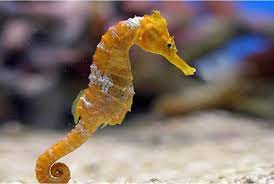
#> input picture PIL/Image_dir/image1.jpg, 274 x 184 px, found by its file name
$ python using_cprofiling.py
#> lines starting #> are read from the running program, lines starting #| are printed output that depends on the picture
from PIL import Image, ImageDraw, ImageFont, ImageEnhance
import matplotlib.pyplot as plt
import cProfile
import pstats
import snakeviz

def image_enhancment(image_path: str, enhancement_rate: float):
    """Enhancement of image"""
#> called with enhancement_rate = 2

    plt.figure(figsize=(10, 10))
    im = Image.open(image_path)
#> im is the input picture: PIL image 274x184 RGB; mean R, G, B 130.3, 114.9, 105.3
    image_color_enhan = im.copy()
    image_enhan1 = ImageEnhance.Color(image_color_enhan).enhance(enhancement_rate)  # 1.0 is default value
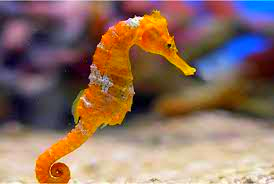
#> image_enhan1: PIL image 274x184 RGB; mean R, G, B 142.1, 111.4, 97
    image_enhan2 = ImageEnhance.Contrast(image_color_enhan).enhance(enhancement_rate)  # 1.0 is default value
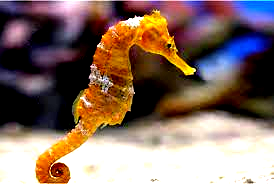
#> image_enhan2: PIL image 274x184 RGB; mean R, G, B 133.9, 110.5, 101.3
    image_enhan3 = ImageEnhance.Brightness(image_color_enhan).enhance(enhancement_rate)  # 1.0 is default value
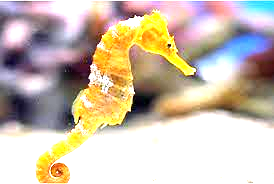
#> image_enhan3: PIL image 274x184 RGB; mean R, G, B 204.5, 190.1, 174.3
    image_enhan4 = ImageEnhance.Sharpness(image_color_enhan).enhance(enhancement_rate)  # 1.0 is default value
    plt.subplot(2, 2, 1)
    plt.imshow(image_enhan1)
    plt.title("Color")
    plt.subplot(2, 2, 2)
    plt.imshow(image_enhan2)
    plt.title("Contrast")
    plt.subplot(2, 2, 3)
    plt.imshow(image_enhan3)
    plt.title("Brightness")
    plt.subplot(2, 2, 4)
    plt.imshow(image_enhan4)
    plt.title("Sharpness")
    plt.show()
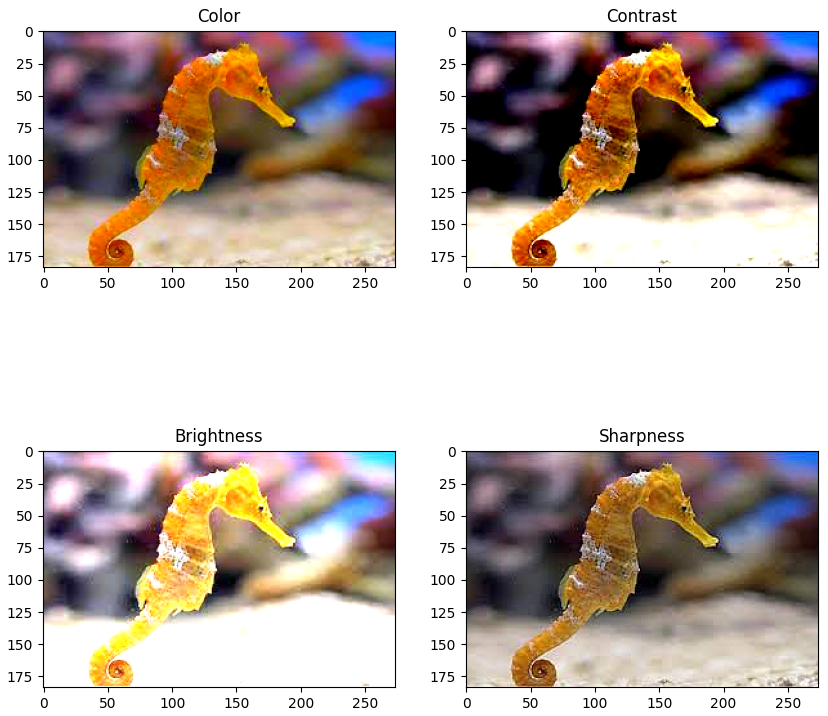
#> figure drawn by matplotlib, 4 panels

if __name__ == '__main__':
    with cProfile.Profile() as pr:
        image_enhancment(r'C:\Users\liran\git\Python_pack_automotive\PIL\Image_dir\image1.jpg', 2)

    stats = pstats.Stats(pr)
    stats.sort_stats(pstats.SortKey.TIME)
    # stats.print_stats()
    stats.dump_stats(filename='needs_profiling.prof')

$ run again, with PIL/Image_dir/image2.jpg copied over PIL/Image_dir/image1.jpg
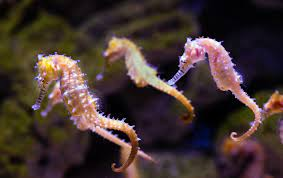
#> input picture PIL/Image_dir/image2.jpg, 283 x 178 px, found by its file name
#> in image_enhancment, im is the input picture: PIL image 283x178 RGB; mean R, G, B 66.3, 51.2, 47.5
#> in image_enhancment, `image_enhan3 = ImageEnhance.Brightness(image_color_enhan).enhance(enha..`:
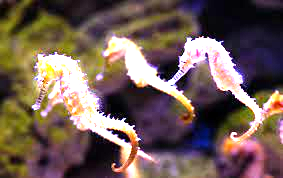
#> image_enhan3: PIL image 283x178 RGB; mean R, G, B 113.4, 93.7, 86.1
#> in image_enhancment, `plt.show()`:
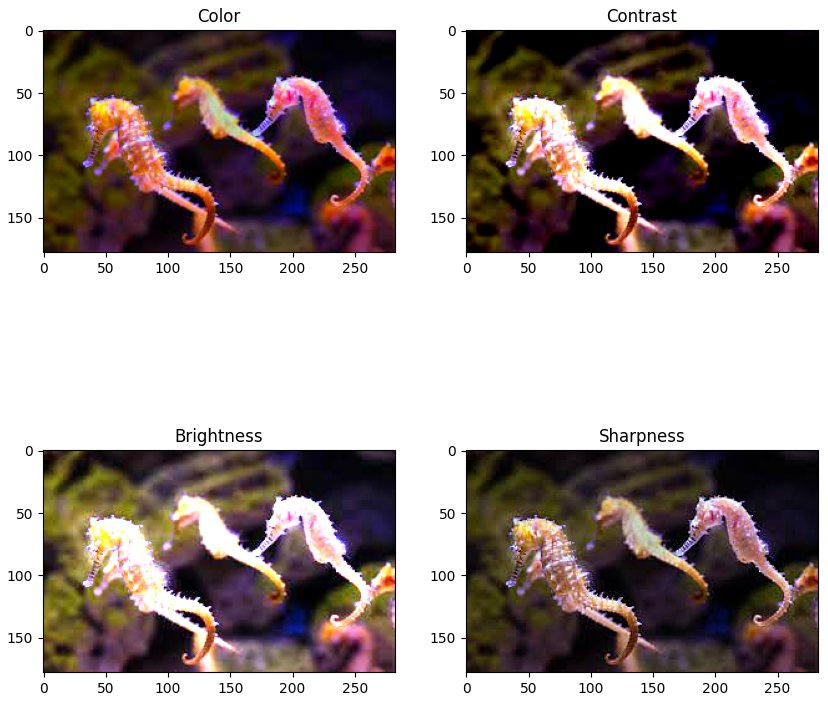
#> figure drawn by matplotlib, 4 panels

$ run again, with PIL/Image_dir/image3.jpg copied over PIL/Image_dir/image1.jpg
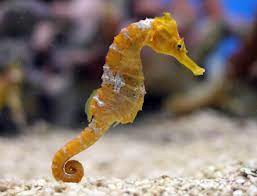
#> input picture PIL/Image_dir/image3.jpg, 257 x 196 px, found by its file name
#> in image_enhancment, im is the input picture: PIL image 257x196 RGB; mean R, G, B 133.2, 118.6, 108.5
#> in image_enhancment, `image_enhan3 = ImageEnhance.Brightness(image_color_enhan).enhance(enha..`:
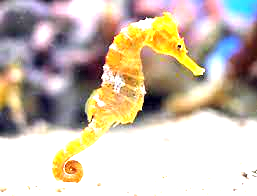
#> image_enhan3: PIL image 257x196 RGB; mean R, G, B 204, 190.4, 175.2
#> in image_enhancment, `plt.show()`:
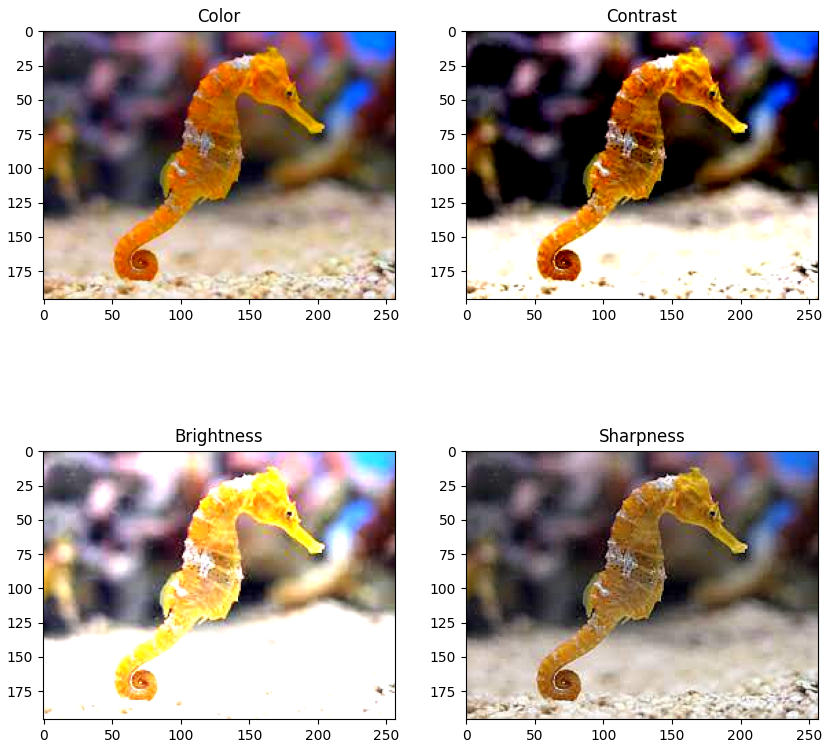
#> figure drawn by matplotlib, 4 panels

$ run again, with PIL/Image_dir/image4.jpg copied over PIL/Image_dir/image1.jpg
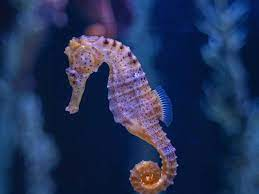
#> input picture PIL/Image_dir/image4.jpg, 259 x 194 px, found by its file name
#> in image_enhancment, im is the input picture: PIL image 259x194 RGB; mean R, G, B 36.1, 50.9, 89.2
#> in image_enhancment, `image_enhan3 = ImageEnhance.Brightness(image_color_enhan).enhance(enha..`:
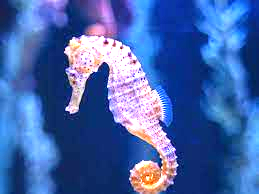
#> image_enhan3: PIL image 259x194 RGB; mean R, G, B 67.9, 100.8, 171
#> in image_enhancment, `plt.show()`:
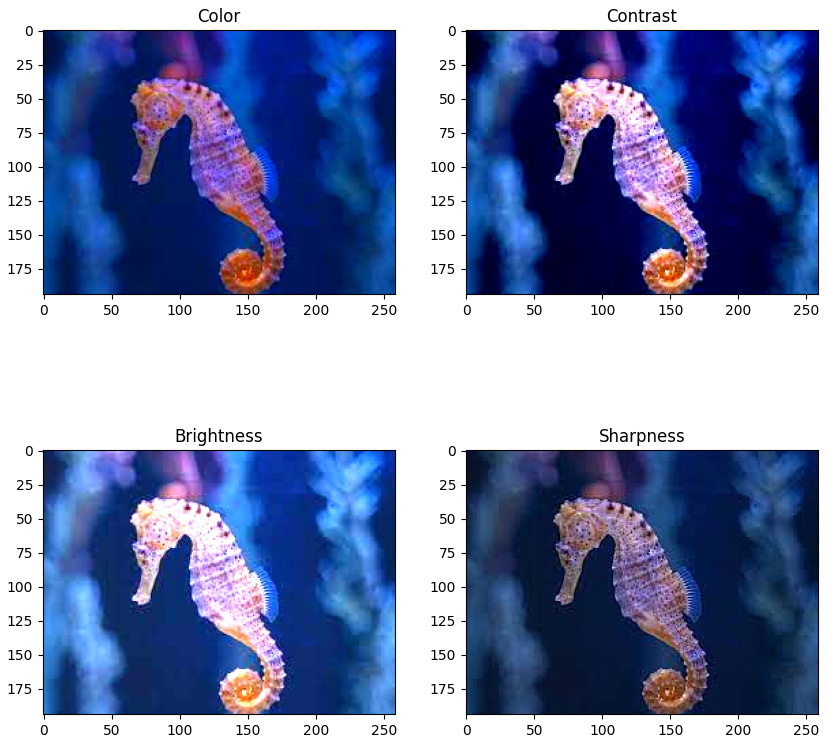
#> figure drawn by matplotlib, 4 panels
